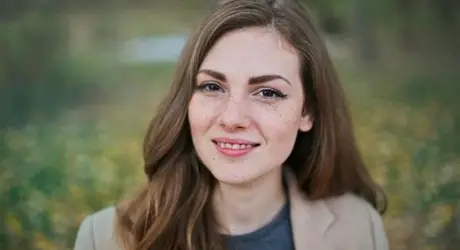
#> input picture lady.jpg, 460 x 250 px
$ jupyter execute 'Exp_8_0101 (1).ipynb'
#> lines starting #> are read from the running program, lines starting #| are printed output that depends on the picture; after the words box and inside, x2 and y2 are one past the last pixel; in counts of white or black regions, pixels touching at a corner belong together
# Image Segmentation using Thresholding

To segment an image using **Global Thresholding, Adaptive Thresholding, and Otsu's Thresholding** techniques using Python and OpenCV.

The program performs the following operations:

- Global Thresholding
- Adaptive Thresholding
- Otsu's Thresholding

## Software Used

- Anaconda – Python 3.7
- Jupyter Notebook / VS Code
- OpenCV (cv2)
- NumPy
- Matplotlib

# Algorithm

## Step 1:

Import the required libraries: OpenCV, NumPy, and Matplotlib.

[cell 1]
# Step 1: Import required libraries
import cv2
import numpy as np
import matplotlib.pyplot as plt

## Step 2:

Load the input image using OpenCV.

[cell 2]
# Step 2: Load the input image using OpenCV
image = cv2.imread('lady.jpg')
#> image is the input picture: shape (250, 460, 3); mean B, G, R 85.5, 105.4, 108.5

if image is None:
    raise FileNotFoundError("image.jpg was not found. Place image.jpg in the same folder as this notebook.")

## Step 3:

Convert the input image into grayscale format.

[cell 3]
# Step 3: Convert the input image to grayscale
gray = cv2.cvtColor(image, cv2.COLOR_BGR2GRAY)
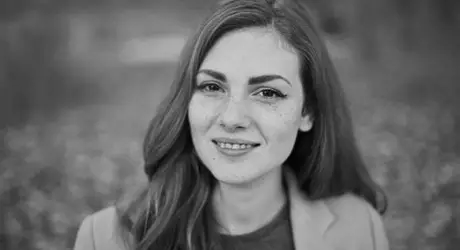
#> gray: shape (250, 460); min 0, max 213, mean 104.1

plt.figure(figsize=(6,5))
plt.imshow(gray, cmap='gray')
plt.title('Grayscale Image')
plt.axis('off')
plt.show()

## Step 4: Global Thresholding

- Select a fixed threshold value.
- Apply thresholding to separate foreground and background pixels.
- Display the thresholded image.

[cell 4]
# Step 4: Global Thresholding
threshold_value = 127
_, global_threshold = cv2.threshold(
    gray,
    threshold_value,
    255,
    cv2.THRESH_BINARY
)
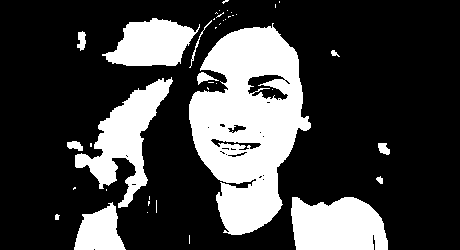
#> global_threshold: shape (250, 460); 25.9% white; 41 white regions (28 under 20 px), largest, box (x1, y1, x2, y2) and area: (189, 23, 311, 235) 15496, (75, 77, 173, 208) 4523, (291, 197, 388, 250) 4316

plt.figure(figsize=(6,5))
plt.imshow(global_threshold, cmap='gray')
plt.title('Global Thresholding')
plt.axis('off')
plt.show()

## Step 5: Adaptive Thresholding

- Compute threshold values for small regions of the image.
- Apply Adaptive Mean Thresholding.
- Apply Adaptive Gaussian Thresholding.
- Display the segmented images.

[cell 5]
# Step 5: Adaptive Mean Thresholding
adaptive_mean = cv2.adaptiveThreshold(
    gray,
    255,
    cv2.ADAPTIVE_THRESH_MEAN_C,
    cv2.THRESH_BINARY,
    11,
    2
)
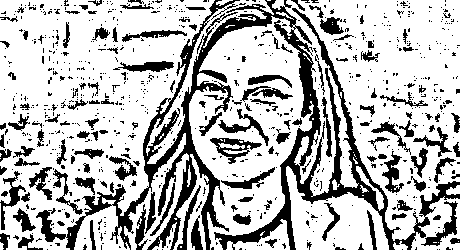
#> adaptive_mean: shape (250, 460); 73.3% white; 812 black regions (667 under 20 px), largest, box (x1, y1, x2, y2) and area: (36, 0, 460, 250) 15136, (210, 138, 262, 164) 480, (421, 201, 458, 246) 417

# Adaptive Gaussian Thresholding
adaptive_gaussian = cv2.adaptiveThreshold(
    gray,
    255,
    cv2.ADAPTIVE_THRESH_GAUSSIAN_C,
    cv2.THRESH_BINARY,
    11,
    2
)
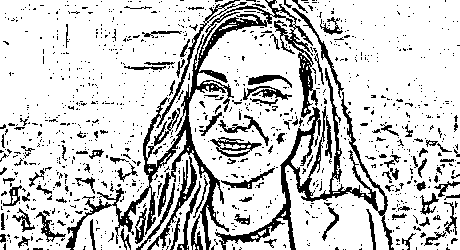
#> adaptive_gaussian: shape (250, 460); 80.5% white; 1063 black regions (952 under 20 px), largest, box (x1, y1, x2, y2) and area: (66, 0, 318, 250) 6805, (215, 68, 394, 250) 3794, (147, 156, 197, 250) 597

plt.figure(figsize=(12,5))

plt.subplot(1,2,1)
plt.imshow(adaptive_mean, cmap='gray')
plt.title('Adaptive Mean Thresholding')
plt.axis('off')

plt.subplot(1,2,2)
plt.imshow(adaptive_gaussian, cmap='gray')
plt.title('Adaptive Gaussian Thresholding')
plt.axis('off')

plt.tight_layout()
plt.show()

## Step 6: Otsu's Thresholding

- Automatically determine the optimal threshold value.
- Apply Otsu's thresholding technique.
- Display the segmented image.

[cell 6]
# Step 6: Otsu's Thresholding
otsu_threshold_value, otsu_threshold = cv2.threshold(
    gray,
    0,
    255,
    cv2.THRESH_BINARY + cv2.THRESH_OTSU
)
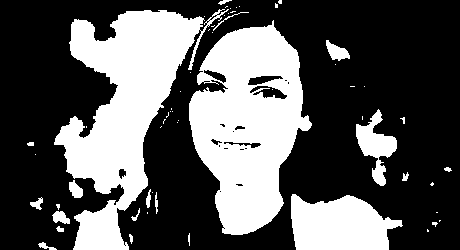
#> otsu_threshold: shape (250, 460); 35% white; 59 white regions (39 under 20 px), largest, box (x1, y1, x2, y2) and area: (54, 9, 229, 250) 16575, (189, 20, 312, 235) 16372, (291, 194, 403, 250) 4676
#> otsu_threshold_value = 114

print("Otsu's Optimal Threshold Value:", otsu_threshold_value)
#| Otsu's Optimal Threshold Value: 114.0

plt.figure(figsize=(6,5))
plt.imshow(otsu_threshold, cmap='gray')
plt.title("Otsu's Thresholding")
plt.axis('off')
plt.show()

## Step 7:

Compare the results obtained from Global, Adaptive, and Otsu's thresholding methods.

[cell 7]
# Step 7: Compare all thresholding methods
plt.figure(figsize=(15,10))

plt.subplot(2,3,1)
plt.imshow(cv2.cvtColor(image, cv2.COLOR_BGR2RGB))
plt.title('Original Image')
plt.axis('off')

plt.subplot(2,3,2)
plt.imshow(gray, cmap='gray')
plt.title('Grayscale Image')
plt.axis('off')

plt.subplot(2,3,3)
plt.imshow(global_threshold, cmap='gray')
plt.title('Global Thresholding')
plt.axis('off')

plt.subplot(2,3,4)
plt.imshow(adaptive_mean, cmap='gray')
plt.title('Adaptive Mean Thresholding')
plt.axis('off')

plt.subplot(2,3,5)
plt.imshow(adaptive_gaussian, cmap='gray')
plt.title('Adaptive Gaussian Thresholding')
plt.axis('off')

plt.subplot(2,3,6)
plt.imshow(otsu_threshold, cmap='gray')
plt.title("Otsu's Thresholding")
plt.axis('off')

plt.tight_layout()
plt.show()
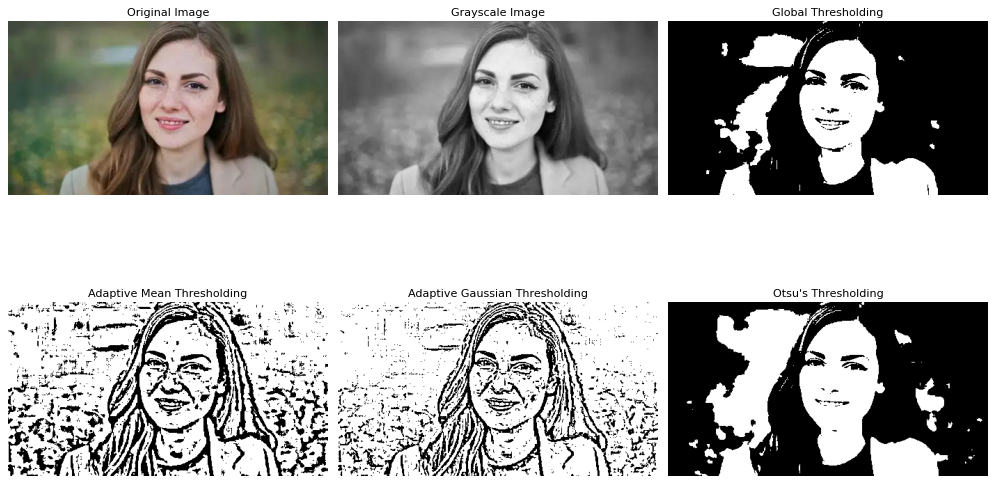
#> figure drawn by matplotlib, 6 panels
